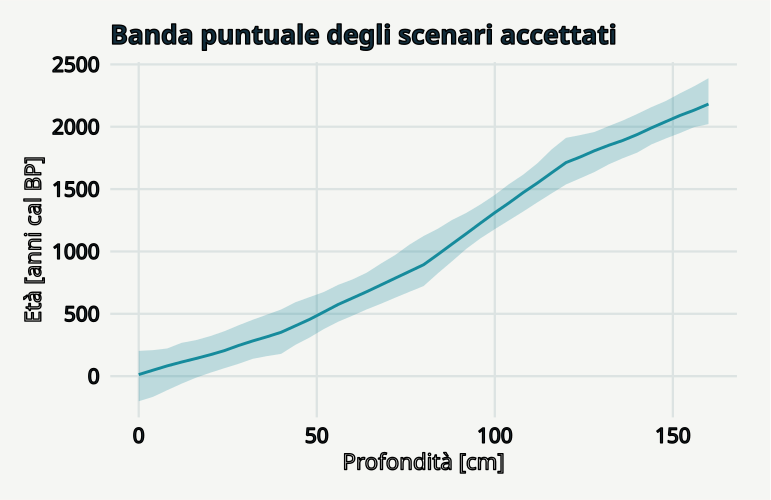

Write R code to recreate this figure.
# GeoStat Lab — funzioni comuni. R >= 4.3; ggplot2 >= 3.4; jsonlite.
suppressPackageStartupMessages(library(ggplot2))
col_geo <- c('#168B9C','#BC5B35','#7054A4','#A17B19','#227864','#64748B')
theme_set(theme_minimal(base_size=17, base_family='sans') + theme(
  plot.background=element_rect(fill='#F5F6F3',colour=NA),
  panel.background=element_rect(fill='#F5F6F3',colour=NA),
  panel.grid.minor=element_blank(),panel.grid.major=element_line(colour='#DCE3E2'),
  plot.title=element_text(size=19,face='bold',colour='#122D3B'),
  plot.subtitle=element_text(size=13,colour='#405560',margin=margin(b=12)),
  axis.text=element_text(size=15,colour='#273E4A'),axis.title=element_text(size=16),
  legend.position='bottom',legend.title=element_blank(),legend.text=element_text(size=14),
  strip.text=element_text(size=15,face='bold'),plot.margin=margin(18,24,18,18)))
metric <- function(...) data.frame(grandezza=names(c(...)),valore=as.character(c(...)),check.names=FALSE)
f <- function(x,d=3) {out<-formatC(x,digits=d,format='fg');out[!is.finite(x)]<-'Non definito';out}
line_plot <- function(d,x='x',y='y',title='',xl=x,yl=y,group=NULL) {
 p<-ggplot(d,aes(x=.data[[x]],y=.data[[y]]))
 if(is.null(group)) p<-p+geom_line(colour=col_geo[1],linewidth=1.05) else p<-p+aes(colour=.data[[group]],group=.data[[group]])+geom_line(linewidth=1)+scale_colour_manual(values=col_geo)
 p+labs(title=title,x=xl,y=yl)
}
point_plot <- function(d,x='x',y='y',title='',xl=x,yl=y,group=NULL) {
 p<-ggplot(d,aes(x=.data[[x]],y=.data[[y]]))
 if(is.null(group))p<-p+geom_point(colour=col_geo[1],size=2.5,alpha=.8) else p<-p+aes(colour=.data[[group]])+geom_point(size=2.7,alpha=.85)+scale_colour_manual(values=col_geo)
 p+labs(title=title,x=xl,y=yl)
}
hist_plot<-function(x,title='',xl='Valore',bins=20)ggplot(data.frame(x=x),aes(x))+geom_histogram(bins=bins,fill=col_geo[1],colour='#F5F6F3')+labs(title=title,x=xl,y='Frequenza')
bar_plot<-function(d,x='gruppo',y='valore',title='',yl='Valore')ggplot(d,aes(x=.data[[x]],y=.data[[y]],fill=.data[[x]]))+geom_col(width=.65)+scale_fill_manual(values=rep(col_geo,length.out=length(unique(d[[x]])) ))+guides(fill='none')+labs(title=title,x=NULL,y=yl)
map_plot<-function(d,z='z',title='',xl='Est [km]',yl='Nord [km]')ggplot(d,aes(x,y,fill=.data[[z]]))+geom_raster()+coord_equal()+scale_fill_gradientn(colours=c('#153F56','#298C9C','#B8CDB2','#F1D889','#AD542F'))+labs(title=title,x=xl,y=yl)
acf_data<-function(x,lag=20){a<-acf(x,lag.max=min(lag,length(x)-1),plot=FALSE);data.frame(x=as.vector(a$lag)[-1],y=as.vector(a$acf)[-1])}
# AR(1), distribuzione marginale stazionaria N(0, 1).
ar_series<-function(n,rho){x<-numeric(n);x[1]<-rnorm(1);for(i in 2:n)x[i]<-rho*x[i-1]+sqrt(1-rho^2)*rnorm(1);x}
# Distanze euclidee in unità metriche già dichiarate; nessuna conversione implicita di CRS.
dist_cross<-function(a,b)sqrt(outer(a[,1],b[,1],'-')^2+outer(a[,2],b[,2],'-')^2)
# Predittore IDW: i punti coincidenti ricevono esattamente il valore osservato.
idw<-function(xy,z,new,power=2){dd<-dist_cross(new,xy);apply(dd,1,function(d)if(any(d<1e-10))mean(z[d<1e-10])else weighted.mean(z,d^(-power)))}
# CART didattico binario: divisioni assiali che minimizzano l'impurità di Gini.
cart_fit<-function(x,y,depth=2,minleaf=4){
 node<-list(p=mean(y),n=length(y));if(depth<1||length(unique(y))<2||length(y)<2*minleaf)return(node)
 best<-Inf
 for(j in seq_len(ncol(x))){v<-sort(unique(x[,j])); if(length(v)<2)next
  for(cut in (head(v,-1)+tail(v,-1))/2){left<-x[,j]<=cut;nl<-sum(left);nr<-sum(!left);if(min(nl,nr)<minleaf)next
   score<-nl*mean(y[left])*(1-mean(y[left]))+nr*mean(y[!left])*(1-mean(y[!left]))
   if(score<best){best<-score;node$j<-j;node$cut<-cut;split<-left}
  }
 }
 if(is.finite(best)){node$left<-cart_fit(x[split,,drop=FALSE],y[split],depth-1,minleaf);node$right<-cart_fit(x[!split,,drop=FALSE],y[!split],depth-1,minleaf)};node
}
cart_predict<-function(tree,x)apply(x,1,function(row){t<-tree;while(!is.null(t$j))t<-if(row[t$j]<=t$cut)t$left else t$right;t$p})

p <- list(sd = 100, B = 200, seed = 17)
set.seed(p$seed)
z <- c(0, 40, 80, 120, 160)

t <- c(0, 350, 900, 1700, 2200)

draws <- matrix(rep(t, p$B), nrow = 5) + matrix(rnorm(5 * p$B, sd = p$sd), nrow = 5)

ok <- apply(draws, 2, function(v) all(diff(v) > 0))

stopifnot(sum(ok) > 2)

d <- seq(0, 160, 4)

ages <- apply(draws[, ok, drop = FALSE], 2, function(a) approx(z, a, d)$y)

q <- t(apply(ages, 1, quantile, c(0.025, 0.5, 0.975)))

data <- data.frame(profondita = d, lo = q[, 1], eta = q[, 2], hi = q[, 3])

plots <- list(ggplot(data, aes(profondita, eta)) + geom_ribbon(aes(ymin = lo, ymax = hi), 
    fill = col_geo[1], alpha = 0.25) + geom_line(colour = col_geo[1], linewidth = 1) + labs(title = "Banda puntuale degli scenari accettati", 
    x = "Profondità [cm]", y = "Età [anni cal BP]"))

metrics <- metric(`Scenari generati` = p$B, Accettati = sum(ok), Rifiutati = sum(!ok), `Ampiezza mediana banda [anni]` = f(median(data$hi - 
    data$lo)))
print(metrics,row.names=FALSE)
ggplot2::ggsave('m13-incertezza-A.svg',plots[[1]],device=svglite::svglite,width=7.7,height=5.0,bg='#F8F6F1')
